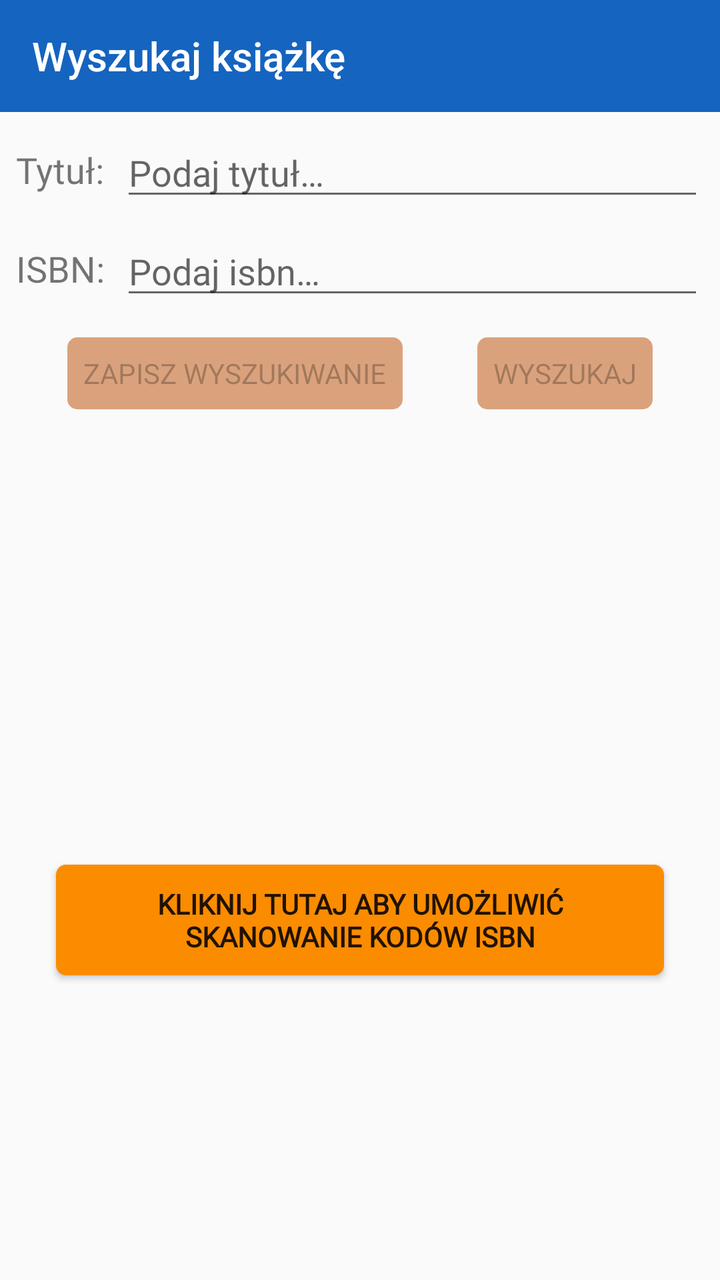
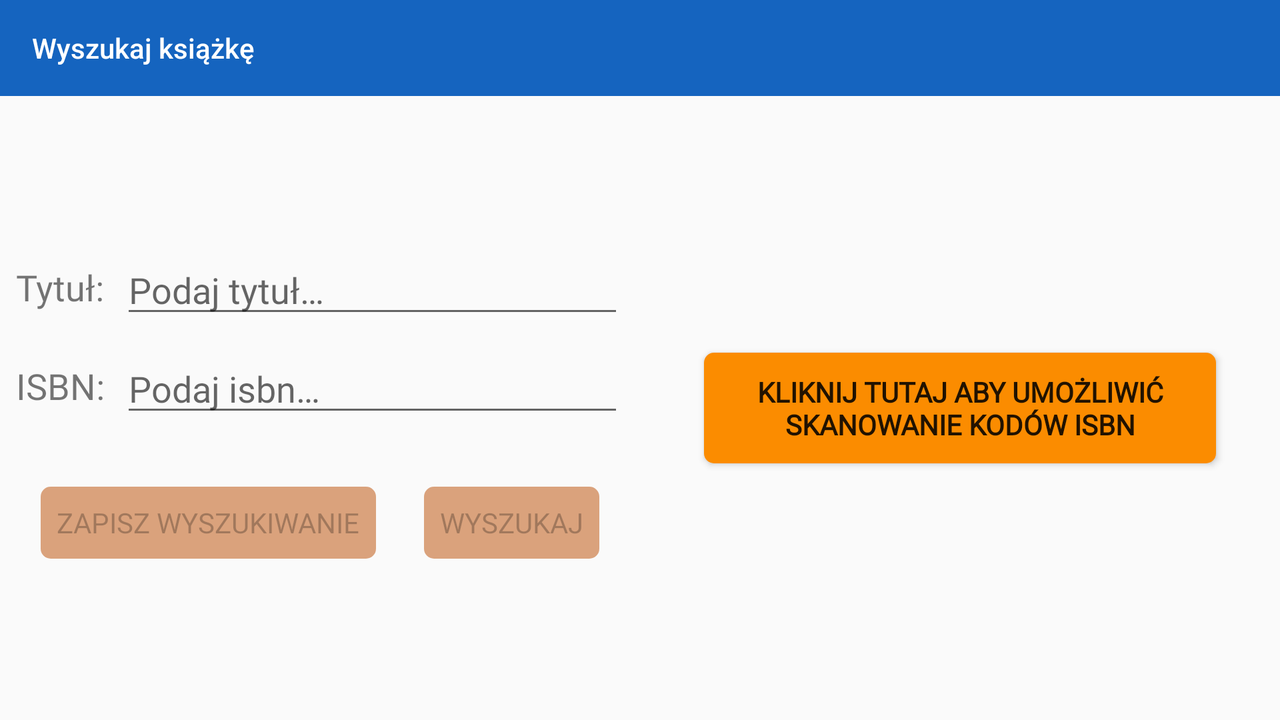

The same Android screen from two of the app's own layout files: first res/layout/ as a phone draws it, then the repository's variant for another configuration, drawn on a device whose configuration selects that folder. Both files follow.
<!-- AndroidManifest.xml: application theme AppTheme -->
<!-- res/layout/activity_check_book.xml -->
<?xml version="1.0" encoding="utf-8"?>
<androidx.constraintlayout.widget.ConstraintLayout xmlns:android="http://schemas.android.com/apk/res/android"
    xmlns:app="http://schemas.android.com/apk/res-auto"
    xmlns:tools="http://schemas.android.com/tools"
    android:layout_width="match_parent"
    android:layout_height="match_parent"
    tools:context=".ui.booksearch.BookSearchActivity" >

    <androidx.appcompat.widget.Toolbar
        android:id="@+id/toolbar"
        android:layout_width="match_parent"
        android:layout_height="wrap_content"
        android:background="?attr/colorPrimary"
        android:minHeight="?attr/actionBarSize"
        android:theme="?attr/actionBarTheme"
        app:layout_constraintEnd_toEndOf="parent"
        app:layout_constraintStart_toStartOf="parent"
        app:layout_constraintTop_toTopOf="parent"
        app:title="@string/find_book"
        app:titleTextColor="@color/white" />

    <androidx.constraintlayout.widget.ConstraintLayout
        android:id="@+id/constraintLayout"
        android:layout_width="match_parent"
        android:layout_height="wrap_content"
        app:layout_constraintEnd_toEndOf="parent"
        app:layout_constraintStart_toStartOf="parent"
        app:layout_constraintTop_toBottomOf="@+id/toolbar">

        <TextView
            android:id="@+id/titleLabel"
            android:layout_width="wrap_content"
            android:layout_height="wrap_content"
            android:layout_marginStart="8dp"
            android:text="@string/title"
            android:textSize="18sp"
            app:layout_constraintBottom_toBottomOf="@+id/titleEditText"
            app:layout_constraintStart_toStartOf="parent"
            app:layout_constraintTop_toTopOf="@+id/titleEditText" />

        <EditText
            android:id="@+id/titleEditText"
            android:layout_width="0dp"
            android:layout_height="wrap_content"
            android:layout_marginStart="8dp"
            android:layout_marginTop="8dp"
            android:layout_marginEnd="8dp"
            android:ems="10"
            android:hint="@string/title_hint"
            android:inputType="none|textMultiLine"
            android:lines="3"
            android:maxLines="3"
            android:minLines="1"
            app:layout_constraintEnd_toEndOf="parent"
            app:layout_constraintStart_toEndOf="@+id/titleLabel"
            app:layout_constraintTop_toTopOf="parent" />

        <TextView
            android:id="@+id/isbnLabel"
            android:layout_width="wrap_content"
            android:layout_height="wrap_content"
            android:text="@string/isbn"
            android:textSize="18sp"
            app:layout_constraintBottom_toBottomOf="@+id/isbnEditText"
            app:layout_constraintStart_toStartOf="@+id/titleLabel"
            app:layout_constraintTop_toTopOf="@+id/isbnEditText" />

        <EditText
            android:id="@+id/isbnEditText"
            android:layout_width="0dp"
            android:layout_height="wrap_content"
            android:layout_marginTop="8dp"
            android:layout_marginEnd="8dp"
            android:ems="10"
            android:hint="@string/isbn_hint"
            android:inputType="textPersonName"
            app:layout_constraintEnd_toEndOf="parent"
            app:layout_constraintStart_toStartOf="@+id/titleEditText"
            app:layout_constraintTop_toBottomOf="@+id/titleEditText" />

        <Button
            android:id="@+id/saveButton"
            android:layout_width="wrap_content"
            android:layout_height="wrap_content"
            android:enabled="false"
            android:text="@string/save_search"
            app:layout_constraintBottom_toBottomOf="@+id/searchButton"
            app:layout_constraintEnd_toStartOf="@+id/searchButton"
            app:layout_constraintHorizontal_bias="0.5"
            app:layout_constraintStart_toStartOf="parent"
            app:layout_constraintTop_toTopOf="@+id/searchButton" />

        <Button
            android:id="@+id/searchButton"
            android:layout_width="wrap_content"
            android:layout_height="wrap_content"
            android:layout_marginTop="8dp"
            android:layout_marginBottom="16dp"
            android:enabled="false"
            android:text="@string/find"
            app:layout_constraintBottom_toBottomOf="parent"
            app:layout_constraintEnd_toEndOf="parent"
            app:layout_constraintHorizontal_bias="0.5"
            app:layout_constraintStart_toEndOf="@+id/saveButton"
            app:layout_constraintTop_toBottomOf="@+id/isbnEditText" />
    </androidx.constraintlayout.widget.ConstraintLayout>

    <TextureView
        android:id="@+id/viewFinder"
        android:layout_width="0dp"
        android:layout_height="0dp"
        android:layout_marginStart="8dp"
        android:layout_marginTop="8dp"
        android:layout_marginEnd="8dp"
        android:layout_marginBottom="8dp"
        app:layout_constraintBottom_toBottomOf="parent"
        app:layout_constraintDimensionRatio="1:1"
        app:layout_constraintEnd_toEndOf="parent"
        app:layout_constraintHorizontal_bias="0.5"
        app:layout_constraintStart_toStartOf="parent"
        app:layout_constraintTop_toBottomOf="@+id/constraintLayout"
        app:layout_constraintVertical_bias="1.0" />

    <Button
        android:id="@+id/grantPermissionsButton"
        android:layout_width="0dp"
        android:layout_height="wrap_content"
        android:layout_marginStart="16dp"
        android:layout_marginTop="16dp"
        android:layout_marginEnd="16dp"
        android:layout_marginBottom="16dp"
        android:elevation="2dp"
        android:padding="16dp"
        android:text="@string/no_permission_granted"
        android:textAlignment="center"
        android:textStyle="bold"
        app:layout_constraintBottom_toBottomOf="@+id/viewFinder"
        app:layout_constraintEnd_toEndOf="@+id/viewFinder"
        app:layout_constraintStart_toStartOf="@+id/viewFinder"
        app:layout_constraintTop_toTopOf="@+id/viewFinder" />

</androidx.constraintlayout.widget.ConstraintLayout>
<!-- resources referenced by this layout -->
<resources>
  <color name="white">#FFF</color>
  <string name="find">Wyszukaj</string>
  <string name="find_book">Wyszukaj książkę</string>
  <string name="isbn">ISBN:</string>
  <string name="isbn_hint">Podaj isbn…</string>
  <string name="no_permission_granted">Kliknij tutaj aby umożliwić skanowanie kodów ISBN</string>
  <string name="save_search">Zapisz wyszukiwanie</string>
  <string name="title">Tytuł:</string>
  <string name="title_hint">Podaj tytuł…</string>
  <style name="AppTheme" parent="Theme.AppCompat.Light.NoActionBar">
          
          <item name="colorPrimary">@color/colorPrimary</item>
          <item name="colorPrimaryDark">@color/colorPrimaryDark</item>
          <item name="colorAccent">@color/colorSecondary</item>
          <item name="android:fontFamily">@font/literata</item>
          <item name="buttonStyle">@style/button</item>
          <item name="actionMenuTextColor">@color/white</item>
      </style>
  <color name="colorPrimary">#1564bf</color>
  <color name="colorPrimaryDark">#003b8e</color>
  <color name="colorSecondary">#fb8c00</color>
  <style name="button" parent="Widget.AppCompat.Button">
          <item name="android:background">@drawable/button_default</item>
      </style>
  <!-- drawable button_default (drawable) -->
  <?xml version="1.0" encoding="utf-8"?>
  <selector xmlns:android="http://schemas.android.com/apk/res/android">
      <item android:state_enabled="false" android:drawable="@drawable/button_disabled" />
      <item android:state_enabled="true" android:drawable="@drawable/button_enabled" />
  </selector>
  <!-- drawable button_disabled (drawable) -->
  <?xml version="1.0" encoding="utf-8"?>
  <inset xmlns:android="http://schemas.android.com/apk/res/android"
      android:insetLeft="4dp"
      android:insetTop="6dp"
      android:insetRight="4dp"
      android:insetBottom="6dp">
  
      <shape android:shape="rectangle"
          android:tint="@color/colorSecondaryDisabled">
          <corners android:radius="5dp" />
          <solid android:color="@android:color/white" />
          <padding android:left="8dp"
              android:top="4dp"
              android:right="8dp"
              android:bottom="4dp" />
      </shape>
  </inset>
  <!-- drawable button_enabled (drawable) -->
  <?xml version="1.0" encoding="utf-8"?>
  <inset xmlns:android="http://schemas.android.com/apk/res/android"
      android:insetLeft="4dp"
      android:insetTop="6dp"
      android:insetRight="4dp"
      android:insetBottom="6dp">
  
      <shape android:shape="rectangle"
          android:tint="@color/colorSecondary">
          <corners android:radius="5dp" />
          <solid android:color="@android:color/white" />
          <padding android:left="8dp"
              android:top="4dp"
              android:right="8dp"
              android:bottom="4dp" />
      </shape>
  </inset>
  <color name="colorSecondaryDisabled">#80BB4D00</color>
</resources>
<!-- res/layout-land/activity_check_book.xml (the repository's variant of the layout above) -->
<!-- drawn on the phone turned sideways -->
<?xml version="1.0" encoding="utf-8"?>
<androidx.constraintlayout.widget.ConstraintLayout xmlns:android="http://schemas.android.com/apk/res/android"
    xmlns:app="http://schemas.android.com/apk/res-auto"
    xmlns:tools="http://schemas.android.com/tools"
    android:layout_width="match_parent"
    android:layout_height="match_parent"
    tools:context=".ui.booksearch.BookSearchActivity">

    <androidx.appcompat.widget.Toolbar
        android:id="@+id/toolbar"
        android:layout_width="match_parent"
        android:layout_height="wrap_content"
        android:background="?attr/colorPrimary"
        android:minHeight="?attr/actionBarSize"
        android:theme="?attr/actionBarTheme"
        app:layout_constraintEnd_toEndOf="parent"
        app:layout_constraintStart_toStartOf="parent"
        app:layout_constraintTop_toTopOf="parent"
        app:title="@string/find_book"
        app:titleTextColor="@color/white" />

    <androidx.constraintlayout.widget.ConstraintLayout
        android:layout_width="0dp"
        android:layout_height="wrap_content"
        app:layout_constraintBottom_toBottomOf="parent"
        app:layout_constraintEnd_toStartOf="@+id/center"
        app:layout_constraintStart_toStartOf="parent"
        app:layout_constraintTop_toBottomOf="@+id/toolbar">


        <TextView
            android:id="@+id/titleLabel"
            android:layout_width="wrap_content"
            android:layout_height="wrap_content"
            android:layout_marginStart="8dp"
            android:text="@string/title"
            android:textSize="18sp"
            app:layout_constraintBottom_toBottomOf="@+id/titleEditText"
            app:layout_constraintStart_toStartOf="parent"
            app:layout_constraintTop_toTopOf="@+id/titleEditText" />

        <EditText
            android:id="@+id/titleEditText"
            android:layout_width="0dp"
            android:layout_height="wrap_content"
            android:layout_marginStart="8dp"
            android:layout_marginTop="8dp"
            android:layout_marginEnd="8dp"
            android:ems="10"
            android:hint="@string/title_hint"
            android:inputType="none|textMultiLine"
            android:lines="3"
            android:maxLines="3"
            android:minLines="1"
            app:layout_constraintEnd_toEndOf="parent"
            app:layout_constraintStart_toEndOf="@+id/titleLabel"
            app:layout_constraintTop_toTopOf="parent" />

        <TextView
            android:id="@+id/isbnLabel"
            android:layout_width="wrap_content"
            android:layout_height="wrap_content"
            android:text="@string/isbn"
            android:textSize="18sp"
            app:layout_constraintBottom_toBottomOf="@+id/isbnEditText"
            app:layout_constraintStart_toStartOf="@+id/titleLabel"
            app:layout_constraintTop_toTopOf="@+id/isbnEditText" />

        <EditText
            android:id="@+id/isbnEditText"
            android:layout_width="0dp"
            android:layout_height="wrap_content"
            android:layout_marginTop="8dp"
            android:ems="10"
            android:hint="@string/isbn_hint"
            android:inputType="textPersonName"
            app:layout_constraintEnd_toEndOf="@+id/titleEditText"
            app:layout_constraintStart_toStartOf="@+id/titleEditText"
            app:layout_constraintTop_toBottomOf="@+id/titleEditText" />

        <Button
            android:id="@+id/saveButton"
            android:layout_width="wrap_content"
            android:layout_height="wrap_content"
            android:enabled="false"
            android:text="@string/save_search"
            app:layout_constraintBottom_toBottomOf="@+id/searchButton"
            app:layout_constraintEnd_toStartOf="@+id/searchButton"
            app:layout_constraintHorizontal_bias="0.5"
            app:layout_constraintStart_toStartOf="parent"
            app:layout_constraintTop_toTopOf="@+id/searchButton" />

        <Button
            android:id="@+id/searchButton"
            android:layout_width="wrap_content"
            android:layout_height="wrap_content"
            android:layout_marginTop="24dp"
            android:layout_marginBottom="8dp"
            android:enabled="false"
            android:fadeScrollbars="true"
            android:text="@string/find"
            app:layout_constraintBottom_toBottomOf="parent"
            app:layout_constraintEnd_toEndOf="parent"
            app:layout_constraintHorizontal_bias="0.5"
            app:layout_constraintStart_toEndOf="@+id/saveButton"
            app:layout_constraintTop_toBottomOf="@+id/isbnEditText" />
    </androidx.constraintlayout.widget.ConstraintLayout>

    <TextureView
        android:id="@+id/viewFinder"
        android:layout_width="0dp"
        android:layout_height="0dp"
        android:layout_marginStart="8dp"
        android:layout_marginTop="8dp"
        android:layout_marginEnd="8dp"
        android:layout_marginBottom="8dp"
        app:layout_constraintBottom_toBottomOf="parent"
        app:layout_constraintDimensionRatio="1:1"
        app:layout_constraintEnd_toEndOf="parent"
        app:layout_constraintStart_toStartOf="@+id/center"
        app:layout_constraintTop_toBottomOf="@+id/toolbar" />

    <Button
        android:id="@+id/grantPermissionsButton"
        android:layout_width="0dp"
        android:layout_height="wrap_content"
        android:layout_marginStart="16dp"
        android:layout_marginTop="16dp"
        android:layout_marginEnd="16dp"
        android:layout_marginBottom="16dp"
        android:elevation="2dp"
        android:padding="16dp"
        android:text="@string/no_permission_granted"
        android:textAlignment="center"
        android:textStyle="bold"
        app:layout_constraintBottom_toBottomOf="@+id/viewFinder"
        app:layout_constraintEnd_toEndOf="@+id/viewFinder"
        app:layout_constraintStart_toStartOf="@+id/viewFinder"
        app:layout_constraintTop_toTopOf="@+id/viewFinder" />

    <androidx.constraintlayout.widget.Guideline
        android:id="@+id/center"
        android:layout_width="wrap_content"
        android:layout_height="wrap_content"
        android:orientation="vertical"
        app:layout_constraintGuide_percent="0.5" />

</androidx.constraintlayout.widget.ConstraintLayout>
